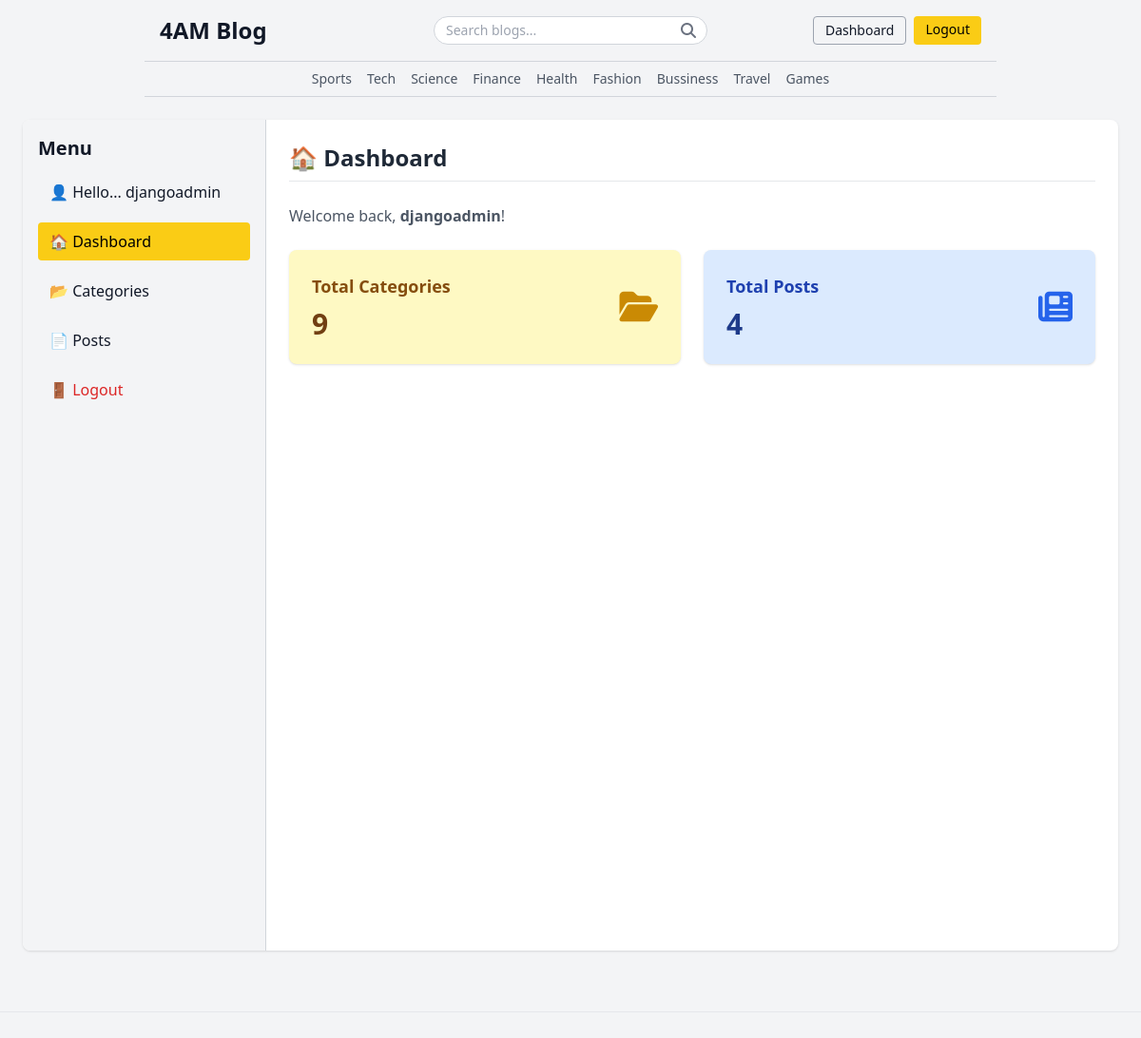
The page /dashboard/ (signed in) on the database its author committed.
### blogs/models.py (models this page shows, shortened)
class Category(models.Model):
    category_name = models.CharField(max_length=50, unique=True)
    created_at = models.DateTimeField(auto_now_add=True)
    updated_at = models.DateTimeField(auto_now=True)
    class Meta:
        verbose_name_plural = 'categories'

### dashboards/views.py (the view)
# urls.py: path('dashboard/', include('dashboards.urls',)),
@login_required(login_url='login')
def dashboard(request):
    category_count = Category.objects.all().count()
    blogs_count = Blog.objects.all().count()
    context = {
        'category_count': category_count,
        'blogs_count': blogs_count,
    }
    return render(request, 'dashboard/dashboard.html', context)

### blogs/context_processors.py (called while the page is built)
def get_categories(request):
    categories = Category.objects.all()
    return dict(categories=categories)

def get_social_links(request):
    social_links = SocialLink.objects.all()
    return dict(social_links=social_links)

### templates/dashboard/dashboard.html (shortened to what this page needs)
{% extends 'base.html' %}
{% block content %}
<div class="flex flex-col lg:flex-row max-w-6xl mx-auto mt-6 bg-white shadow rounded-lg overflow-hidden min-h-[80vh]">
  {% include "dashboard/sidebar.html" %}
  <main class="flex-1 p-6 overflow-y-auto">
    <h1 class="text-2xl font-bold mb-6 text-gray-800 border-b pb-2">🏠 Dashboard</h1>
    <p class="mb-6 text-gray-600">Welcome back, <strong>{{ user }}</strong>!</p>
    <div class="grid grid-cols-1 sm:grid-cols-2 gap-6">
      <div class="bg-yellow-100 p-6 rounded-lg shadow flex items-center justify-between">
        <div>
          <h2 class="text-lg font-semibold text-yellow-800">Total Categories</h2>
          <p class="text-3xl font-bold text-yellow-900 mt-2">{{ category_count }}</p>
        </div>
        <div class="text-yellow-600 text-4xl">
          <i class="fas fa-folder-open"></i>
        </div>
      </div>
      <div class="bg-blue-100 p-6 rounded-lg shadow flex items-center justify-between">
        <div>
          <h2 class="text-lg font-semibold text-blue-800">Total Posts</h2>
          <p class="text-3xl font-bold text-blue-900 mt-2">{{ blogs_count }}</p>
        </div>
        <div class="text-blue-600 text-4xl">
          <i class="fas fa-newspaper"></i>
        </div>
      </div>
    </div>
  </main>
</div>
{% endblock %}

### templates/base.html (shortened to what this page needs)
{% load static %}
<!DOCTYPE html>
<html lang="en">
<head>
  <script src="https://cdn.tailwindcss.com"></script>
  <link rel="stylesheet" href="https://cdnjs.cloudflare.com/ajax/libs/font-awesome/6.5.0/css/all.min.css" />
</head>
<body class="bg-gray-100 text-gray-900 font-sans ">
 <header class="max-w-4xl mx-auto px-4 py-4 border-b border-gray-300 flex items-center justify-between">
  <div class="w-1/3">
    <h1 class="text-2xl font-bold">
      <a href="/" class="hover:text-green-800 hover:transition hover:duration-700">4AM Blog</a>
    </h1>
  </div>
  <div class="w-1/3 flex justify-center">
    <form method="get" action="{% url 'search' %}" class="relative w-full max-w-xs">
      <input
        type="text"
        name="keyword"
        value="{{ keyword }}"
        placeholder="Search blogs..."
        class="w-full px-3 py-1 border border-gray-300 rounded-full text-sm focus:outline-none focus:ring-2 focus:ring-yellow-400"
      />
      <button type="submit" class="absolute right-3 top-1/2 transform -translate-y-1/2 text-gray-500 hover:text-yellow-500">
        <i class="fas fa-search"></i>
      </button>
    </form>
  </div>
  <div class="w-1/3 flex justify-end space-x-2">
    {% if not user.is_authenticated %}
    <a href="{% url 'login' %}" class="px-3 py-1 bg-yellow-400 text-black rounded text-sm hover:bg-yellow-300">Login</a>
    <a href="{% url 'register' %}" class="px-3 py-1 border border-gray-400 rounded text-sm hover:bg-gray-100">Register</a>
    {% else %}
      <span class="px-3 py-1 border border-gray-400 rounded text-sm hover:bg-gray-100"> <a href="{% url 'dashboard' %}">Dashboard</a> </span>
      <a href="{% url 'logout' %}" class="px-3 py-1 bg-yellow-400 text-black rounded text-sm hover:bg-yellow-300"> Logout </a>
    {% endif %}
  </div>
</header>
  <nav class="justify-center max-w-4xl mx-auto px-4 py-2 border-b border-gray-300 text-sm text-gray-600 flex space-x-4 overflow-x-auto">
    {% for cat in categories %}
      <a href="{% url 'posts_by_category' cat.id %}" class="hover:text-black">{{ cat.category_name }}</a>
    {% endfor %}
  </nav>
  {% block content %}
  {% endblock %}
  <footer class="mt-16 py-6 text-center text-sm text-gray-500 border-t border-gray-200">
  </footer>
</body>
</html>

### templates/dashboard/sidebar.html
<aside class="w-full lg:w-64 bg-gray-100 border-r border-gray-300 p-4 space-y-3 min-h-[100px]">
  <h2 class="text-xl font-semibold mb-2">Menu</h2>
  <a href="#" class="block px-3 py-2 rounded hover:bg-yellow-300 {% if request.path == '#' %}bg-yellow-400 text-black{% endif %}">👤 Hello... {{user}}</a>
  <a href="{% url 'dashboard' %}" class="block px-3 py-2 rounded hover:bg-yellow-300 {% if request.path == '/dashboard/' %}bg-yellow-400 text-black{% endif %}">🏠 Dashboard</a>
  <a href="{% url 'categories' %}" class="block px-3 py-2 rounded hover:bg-yellow-300 {% if request.path == '/dashboard/categories/' %}bg-yellow-400 text-black{% endif %}">📂 Categories</a>
  <a href="#" class="block px-3 py-2 rounded hover:bg-yellow-300">📄 Posts</a>
  <a href="{% url 'logout' %}" class="block px-3 py-2 rounded hover:bg-yellow-300 text-red-600">🚪 Logout</a>
</aside>

### rows shown on the page
Category: category_name "Sports"
Category: category_name "Tech"
Category: category_name "Science"
Category: category_name "Finance"
Category: category_name "Health"
Category: category_name "Fashion"
Category: category_name "Bussiness"
Category: category_name "Travel"
Category: category_name "Games"

### other values the page prints
{{ user }} "djangoadmin"
{{ category_count }} "9"
{{ blogs_count }} "4"
